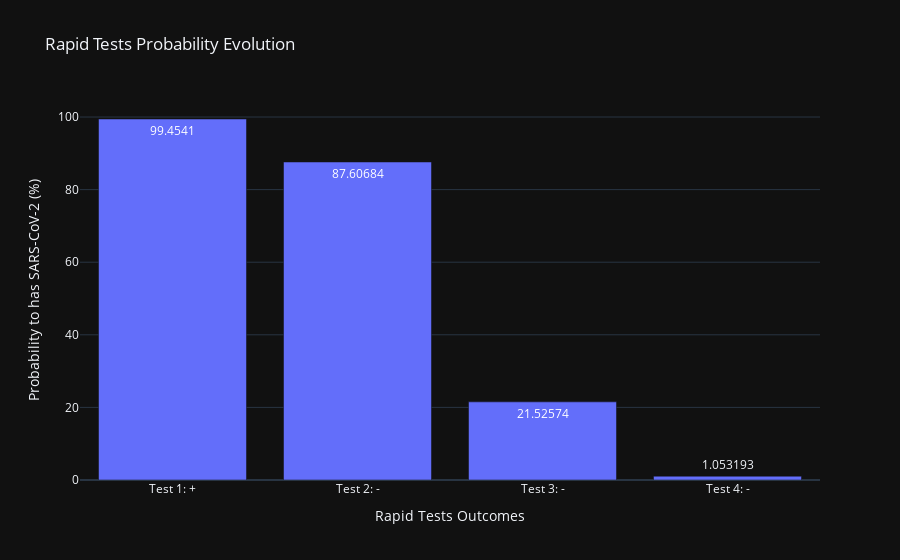

Notebook source saved alongside this figure:
### Code cell
import plotly.express as px

test_cases = ['Test 1: +', 'Test 2: -', 'Test 3: -', 'Test 4: -']
test_results = [positive_test] + negative_tests
test_results_prc = [p*100 for p in test_results]
fig = px.bar(x=test_cases,
             y=test_results_prc,
             title='Rapid Tests Probability Evolution',
             text_auto=True,
             template='plotly_dark')

fig.update_xaxes(title_text='Rapid Tests Outcomes')
fig.update_yaxes(title_text='Probability to has SARS-CoV-2 (%)')
fig.show()

### Figure 1 — Plotly figure (JSON) as saved in the notebook; plotly's stock layout.template omitted (floating-point values rounded to 4 significant figures)
{"data": [{"alignmentgroup": "True", "hovertemplate": "x=%{x}<br>y=%{y}<extra></extra>", "legendgroup": "", "marker": {"color": "#636efa", "pattern": {"shape": ""}}, "name": "", "offsetgroup": "", "orientation": "v", "showlegend": false, "textposition": "auto", "texttemplate": "%{y}", "type": "bar", "x": ["Test 1: +", "Test 2: -", "Test 3: -", "Test 4: -"], "xaxis": "x", "y": [99.45, 87.61, 21.53, 1.053], "yaxis": "y"}], "layout": {"barmode": "relative", "legend": {"tracegroupgap": 0}, "title": {"text": "Rapid Tests Probability Evolution"}, "xaxis": {"anchor": "y", "domain": [0, 1], "title": {"text": "Rapid Tests Outcomes"}}, "yaxis": {"anchor": "x", "domain": [0, 1], "title": {"text": "Probability to has SARS-CoV-2 (%)"}}}}
